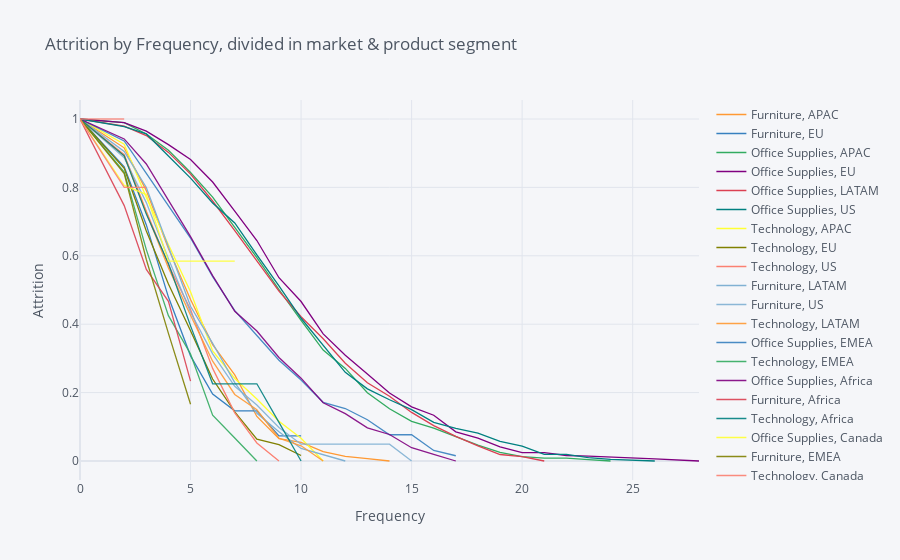

Notebook cell for this chart:
### Code cell
rates=survival(df_gr_cat, 'Market_Category', 'Frequency', 'Attrition')
rates.iplot(kind='line', xTitle='Frequency', yTitle='Attrition',title='Attrition by Frequency, divided in market & product segment')

### Figure 1 — Plotly figure (JSON) as saved in the notebook; plotly's stock layout.template omitted (floating-point values rounded to 4 significant figures)
{"data": [{"line": {"color": "rgba(255, 153, 51, 1.0)", "dash": "solid", "shape": "linear", "width": 1.3}, "mode": "lines", "name": "Furniture, APAC", "text": "", "type": "scatter", "x": [0, 2, 3, 4, 5, 6, 7, 8, 9, 10, 11, 12, 13, 14, 15, 16, 17, 18, 19, 20, 21, 22, 23, 24, 26, 28], "y": [1, 0.9157, 0.7905, 0.6211, 0.4724, 0.3403, 0.2518, 0.1303, 0.06513, 0.05427, 0.02714, 0.01357, 0.006784, 0, "", "", "", "", "", "", "", "", "", "", "", ""]}, {"line": {"color": "rgba(55, 128, 191, 1.0)", "dash": "solid", "shape": "linear", "width": 1.3}, "mode": "lines", "name": "Furniture, EU", "text": "", "type": "scatter", "x": [0, 2, 3, 4, 5, 6, 7, 8, 9, 10, 11, 12, 13, 14, 15, 16, 17, 18, 19, 20, 21, 22, 23, 24, 26, 28], "y": [1, 0.8602, 0.6904, 0.4793, 0.3074, 0.1956, 0.1467, 0.1467, 0.07337, 0.07337, "", "", "", "", "", "", "", "", "", "", "", "", "", "", "", ""]}, {"line": {"color": "rgba(50, 171, 96, 1.0)", "dash": "solid", "shape": "linear", "width": 1.3}, "mode": "lines", "name": "Office Supplies, APAC", "text": "", "type": "scatter", "x": [0, 2, 3, 4, 5, 6, 7, 8, 9, 10, 11, 12, 13, 14, 15, 16, 17, 18, 19, 20, 21, 22, 23, 24, 26, 28], "y": [1, 0.9896, 0.9561, 0.9084, 0.8435, 0.7715, 0.6828, 0.5945, 0.5013, 0.4109, 0.3244, 0.2707, 0.1997, 0.1527, 0.1161, 0.09619, 0.07125, 0.0461, 0.02515, 0.01257, 0.008382, 0.008382, 0.004191, 0, "", ""]}, {"line": {"color": "rgba(128, 0, 128, 1.0)", "dash": "solid", "shape": "linear", "width": 1.3}, "mode": "lines", "name": "Office Supplies, EU", "text": "", "type": "scatter", "x": [0, 2, 3, 4, 5, 6, 7, 8, 9, 10, 11, 12, 13, 14, 15, 16, 17, 18, 19, 20, 21, 22, 23, 24, 26, 28], "y": [1, 0.9897, 0.9646, 0.9251, 0.8818, 0.8157, 0.7308, 0.6446, 0.5359, 0.4663, 0.3718, 0.309, 0.2542, 0.1986, 0.1583, 0.1338, 0.08538, 0.06709, 0.04153, 0.02423, 0.02423, 0.01615, 0.01413, 0.01211, 0.006056, 0]}, {"line": {"color": "rgba(219, 64, 82, 1.0)", "dash": "solid", "shape": "linear", "width": 1.3}, "mode": "lines", "name": "Office Supplies, LATAM", "text": "", "type": "scatter", "x": [0, 2, 3, 4, 5, 6, 7, 8, 9, 10, 11, 12, 13, 14, 15, 16, 17, 18, 19, 20, 21, 22, 23, 24, 26, 28], "y": [1, 0.979, 0.9516, 0.9023, 0.8387, 0.7603, 0.6736, 0.5845, 0.4967, 0.4218, 0.3575, 0.286, 0.2288, 0.1895, 0.1421, 0.1034, 0.0719, 0.04425, 0.01896, 0.01264, 0, "", "", "", "", ""]}, {"line": {"color": "rgba(0, 128, 128, 1.0)", "dash": "solid", "shape": "linear", "width": 1.3}, "mode": "lines", "name": "Office Supplies, US", "text": "", "type": "scatter", "x": [0, 2, 3, 4, 5, 6, 7, 8, 9, 10, 11, 12, 13, 14, 15, 16, 17, 18, 19, 20, 21, 22, 23, 24, 26, 28], "y": [1, 0.9779, 0.9563, 0.893, 0.8271, 0.7545, 0.696, 0.6024, 0.5123, 0.4173, 0.3389, 0.2592, 0.211, 0.179, 0.1504, 0.1128, 0.09542, 0.08179, 0.05773, 0.0433, 0.01924, 0.01924, 0.009622, 0.004811, 0, ""]}, {"line": {"color": "rgba(255, 255, 51, 1.0)", "dash": "solid", "shape": "linear", "width": 1.3}, "mode": "lines", "name": "Technology, APAC", "text": "", "type": "scatter", "x": [0, 2, 3, 4, 5, 6, 7, 8, 9, 10, 11, 12, 13, 14, 15, 16, 17, 18, 19, 20, 21, 22, 23, 24, 26, 28], "y": [1, 0.9261, 0.7707, 0.634, 0.4951, 0.3218, 0.2414, 0.181, 0.1164, 0.0665, 0, "", "", "", "", "", "", "", "", "", "", "", "", "", "", ""]}, {"line": {"color": "rgba(128, 128, 0, 1.0)", "dash": "solid", "shape": "linear", "width": 1.3}, "mode": "lines", "name": "Technology, EU", "text": "", "type": "scatter", "x": [0, 2, 3, 4, 5, 6, 7, 8, 9, 10, 11, 12, 13, 14, 15, 16, 17, 18, 19, 20, 21, 22, 23, 24, 26, 28], "y": [1, 0.8558, 0.6724, 0.5172, 0.3808, 0.2398, 0.1439, 0.06394, 0.04795, 0.01598, "", "", "", "", "", "", "", "", "", "", "", "", "", "", "", ""]}, {"line": {"color": "rgba(251, 128, 114, 1.0)", "dash": "solid", "shape": "linear", "width": 1.3}, "mode": "lines", "name": "Technology, US", "text": "", "type": "scatter", "x": [0, 2, 3, 4, 5, 6, 7, 8, 9, 10, 11, 12, 13, 14, 15, 16, 17, 18, 19, 20, 21, 22, 23, 24, 26, 28], "y": [1, 0.8959, 0.7303, 0.573, 0.443, 0.2707, 0.1408, 0.05279, 0, "", "", "", "", "", "", "", "", "", "", "", "", "", "", "", "", ""]}, {"line": {"color": "rgba(128, 177, 211, 1.0)", "dash": "solid", "shape": "linear", "width": 1.3}, "mode": "lines", "name": "Furniture, LATAM", "text": "", "type": "scatter", "x": [0, 2, 3, 4, 5, 6, 7, 8, 9, 10, 11, 12, 13, 14, 15, 16, 17, 18, 19, 20, 21, 22, 23, 24, 26, 28], "y": [1, 0.9052, 0.7997, 0.6271, 0.4523, 0.3441, 0.2294, 0.1393, 0.08572, 0.03674, 0.01837, 0, "", "", "", "", "", "", "", "", "", "", "", "", "", ""]}, {"line": {"color": "rgba(128, 177, 211, 0.8999999999999999)", "dash": "solid", "shape": "linear", "width": 1.3}, "mode": "lines", "name": "Furniture, US", "text": "", "type": "scatter", "x": [0, 2, 3, 4, 5, 6, 7, 8, 9, 10, 11, 12, 13, 14, 15, 16, 17, 18, 19, 20, 21, 22, 23, 24, 26, 28], "y": [1, 0.8867, 0.7556, 0.5916, 0.4347, 0.3133, 0.2183, 0.1637, 0.09825, 0.04912, 0.04912, 0.04912, 0.04912, 0.04912, 0, "", "", "", "", "", "", "", "", "", "", ""]}, {"line": {"color": "rgba(255, 153, 51, 0.8999999999999999)", "dash": "solid", "shape": "linear", "width": 1.3}, "mode": "lines", "name": "Technology, LATAM", "text": "", "type": "scatter", "x": [0, 2, 3, 4, 5, 6, 7, 8, 9, 10, 11, 12, 13, 14, 15, 16, 17, 18, 19, 20, 21, 22, 23, 24, 26, 28], "y": [1, 0.8928, 0.7265, 0.5647, 0.426, 0.2919, 0.1946, 0.1497, 0.06652, 0.04435, 0, "", "", "", "", "", "", "", "", "", "", "", "", "", "", ""]}, {"line": {"color": "rgba(55, 128, 191, 0.8999999999999999)", "dash": "solid", "shape": "linear", "width": 1.3}, "mode": "lines", "name": "Office Supplies, EMEA", "text": "", "type": "scatter", "x": [0, 2, 3, 4, 5, 6, 7, 8, 9, 10, 11, 12, 13, 14, 15, 16, 17, 18, 19, 20, 21, 22, 23, 24, 26, 28], "y": [1, 0.9357, 0.8411, 0.7465, 0.652, 0.539, 0.4394, 0.3669, 0.2945, 0.2369, 0.1716, 0.1535, 0.1206, 0.07675, 0.07675, 0.0307, 0.01535, "", "", "", "", "", "", "", "", ""]}, {"line": {"color": "rgba(50, 171, 96, 0.8999999999999999)", "dash": "solid", "shape": "linear", "width": 1.3}, "mode": "lines", "name": "Technology, EMEA", "text": "", "type": "scatter", "x": [0, 2, 3, 4, 5, 6, 7, 8, 9, 10, 11, 12, 13, 14, 15, 16, 17, 18, 19, 20, 21, 22, 23, 24, 26, 28], "y": [1, 0.8447, 0.6181, 0.4249, 0.3131, 0.1342, 0.06709, 0, "", "", "", "", "", "", "", "", "", "", "", "", "", "", "", "", "", ""]}, {"line": {"color": "rgba(128, 0, 128, 0.8999999999999999)", "dash": "solid", "shape": "linear", "width": 1.3}, "mode": "lines", "name": "Office Supplies, Africa", "text": "", "type": "scatter", "x": [0, 2, 3, 4, 5, 6, 7, 8, 9, 10, 11, 12, 13, 14, 15, 16, 17, 18, 19, 20, 21, 22, 23, 24, 26, 28], "y": [1, 0.9417, 0.8686, 0.7626, 0.6562, 0.5422, 0.4378, 0.38, 0.3027, 0.2422, 0.1704, 0.1385, 0.09694, 0.07755, 0.03877, 0.01939, 0, "", "", "", "", "", "", "", "", ""]}, {"line": {"color": "rgba(219, 64, 82, 0.8999999999999999)", "dash": "solid", "shape": "linear", "width": 1.3}, "mode": "lines", "name": "Furniture, Africa", "text": "", "type": "scatter", "x": [0, 2, 3, 4, 5, 6, 7, 8, 9, 10, 11, 12, 13, 14, 15, 16, 17, 18, 19, 20, 21, 22, 23, 24, 26, 28], "y": [1, 0.7468, 0.5601, 0.4668, 0.2334, "", "", "", "", "", "", "", "", "", "", "", "", "", "", "", "", "", "", "", "", ""]}, {"line": {"color": "rgba(0, 128, 128, 0.8999999999999999)", "dash": "solid", "shape": "linear", "width": 1.3}, "mode": "lines", "name": "Technology, Africa", "text": "", "type": "scatter", "x": [0, 2, 3, 4, 5, 6, 7, 8, 9, 10, 11, 12, 13, 14, 15, 16, 17, 18, 19, 20, 21, 22, 23, 24, 26, 28], "y": [1, 0.8922, 0.7219, 0.5775, 0.3951, 0.2258, 0.2258, 0.2258, 0.1129, 0, "", "", "", "", "", "", "", "", "", "", "", "", "", "", "", ""]}, {"line": {"color": "rgba(255, 255, 51, 0.8999999999999999)", "dash": "solid", "shape": "linear", "width": 1.3}, "mode": "lines", "name": "Office Supplies, Canada", "text": "", "type": "scatter", "x": [0, 2, 3, 4, 5, 6, 7, 8, 9, 10, 11, 12, 13, 14, 15, 16, 17, 18, 19, 20, 21, 22, 23, 24, 26, 28], "y": [1, 0.806, 0.7791, 0.5843, 0.5843, 0.5843, 0.5843, "", "", "", "", "", "", "", "", "", "", "", "", "", "", "", "", "", "", ""]}, {"line": {"color": "rgba(128, 128, 0, 0.8999999999999999)", "dash": "solid", "shape": "linear", "width": 1.3}, "mode": "lines", "name": "Furniture, EMEA", "text": "", "type": "scatter", "x": [0, 2, 3, 4, 5, 6, 7, 8, 9, 10, 11, 12, 13, 14, 15, 16, 17, 18, 19, 20, 21, 22, 23, 24, 26, 28], "y": [1, 0.8402, 0.5891, 0.3731, 0.1658, "", "", "", "", "", "", "", "", "", "", "", "", "", "", "", "", "", "", "", "", ""]}, {"line": {"color": "rgba(251, 128, 114, 0.8999999999999999)", "dash": "solid", "shape": "linear", "width": 1.3}, "mode": "lines", "name": "Technology, Canada", "text": "", "type": "scatter", "x": [0, 2, 3, 4, 5, 6, 7, 8, 9, 10, 11, 12, 13, 14, 15, 16, 17, 18, 19, 20, 21, 22, 23, 24, 26, 28], "y": [1, 0.8, 0.8, "", "", "", "", "", "", "", "", "", "", "", "", "", "", "", "", "", "", "", "", "", "", ""]}, {"line": {"color": "rgba(251, 128, 114, 0.7999999999999998)", "dash": "solid", "shape": "linear", "width": 1.3}, "mode": "lines", "name": "Furniture, Canada", "text": "", "type": "scatter", "x": [0, 2, 3, 4, 5, 6, 7, 8, 9, 10, 11, 12, 13, 14, 15, 16, 17, 18, 19, 20, 21, 22, 23, 24, 26, 28], "y": [1, 1, "", "", "", "", "", "", "", "", "", "", "", "", "", "", "", "", "", "", "", "", "", "", "", ""]}], "layout": {"legend": {"bgcolor": "#F5F6F9", "font": {"color": "#4D5663"}}, "paper_bgcolor": "#F5F6F9", "plot_bgcolor": "#F5F6F9", "title": {"font": {"color": "#4D5663"}, "text": "Attrition by Frequency, divided in market & product segment"}, "xaxis": {"gridcolor": "#E1E5ED", "showgrid": true, "tickfont": {"color": "#4D5663"}, "title": {"font": {"color": "#4D5663"}, "text": "Frequency"}, "zerolinecolor": "#E1E5ED"}, "yaxis": {"gridcolor": "#E1E5ED", "showgrid": true, "tickfont": {"color": "#4D5663"}, "title": {"font": {"color": "#4D5663"}, "text": "Attrition"}, "zerolinecolor": "#E1E5ED"}}}
